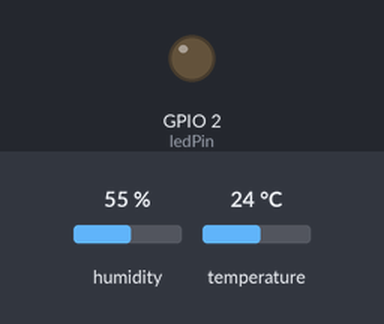
A sketch run on a simulated ESP32. Parts: output pins drawn as LEDs (lit = HIGH). The inputs (shaded band) are chosen by the test bench; at power-on: humidity 55 %, temperature 24 °C. What the sketch prints to the serial monitor is not drawn.

Above: at 4.5 s.
Timing chart, 0 to 10.0 s (numbered marks = the images above):
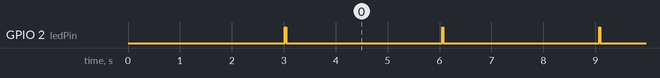

The sketch:

dht11_test.ino
```cpp
#include <SimpleDHT.h>

int pinDHT11 = 4;
SimpleDHT11 dht11(pinDHT11);

// ESP32 開發板上的藍色內建 LED 通常是 GPIO 2
int ledPin = 2;

void setup() {
  // 設定序列埠鮑率為 115200
  Serial.begin(115200);
  pinMode(ledPin, OUTPUT);

  // 開機後先刻意等待 3 秒鐘，讓你有時間打開 Serial Monitor
  delay(3000);

  Serial.println(F("\n\n"));
  Serial.println(F("======================================="));
  Serial.println(F("        ESP32 主板生存與連線測試       "));
  Serial.println(F("======================================="));
  Serial.println(F("如果你能看到這行字，恭喜！"));
  Serial.println(F("代表你的 ESP32 主板沒壞，USB 線沒壞，"));
  Serial.println(F("而且你的 Serial Monitor 設定完全正確！"));
  Serial.println(F("---------------------------------------\n"));
}

void loop() {
  // 點亮內建 LED (如果你板子上有藍燈，這時應該會亮起)
  digitalWrite(ledPin, HIGH);

  Serial.println(F("[動作] 正在嘗試讀取 DHT11 溫度與濕度..."));

  byte temperature = 0;
  byte humidity = 0;
  int err = SimpleDHTErrSuccess;

  // 嘗試讀取感測器
  if ((err = dht11.read(&temperature, &humidity, NULL)) != SimpleDHTErrSuccess) {
    Serial.print(F("❌ 讀取失敗，錯誤碼: "));
    Serial.println(err);
    Serial.println(F("   (請檢查 VCC、GND 是否接對，S 是否接在 D4 上)"));
  } else {
    Serial.print(F("✅ 讀取成功！溫度: "));
    Serial.print((int)temperature);
    Serial.print(F(" °C, 濕度: "));
    Serial.print((int)humidity);
    Serial.println(F(" %"));
  }

  // 熄滅內建 LED
  digitalWrite(ledPin, LOW);

  // 等待 3 秒再測一次
  Serial.println(F("等待 3 秒..."));
  delay(3000);
}
```

Measured:
- by itself, GPIO 2 (ledPin): alternates HIGH for 0.02 s and LOW for 3.0 s
